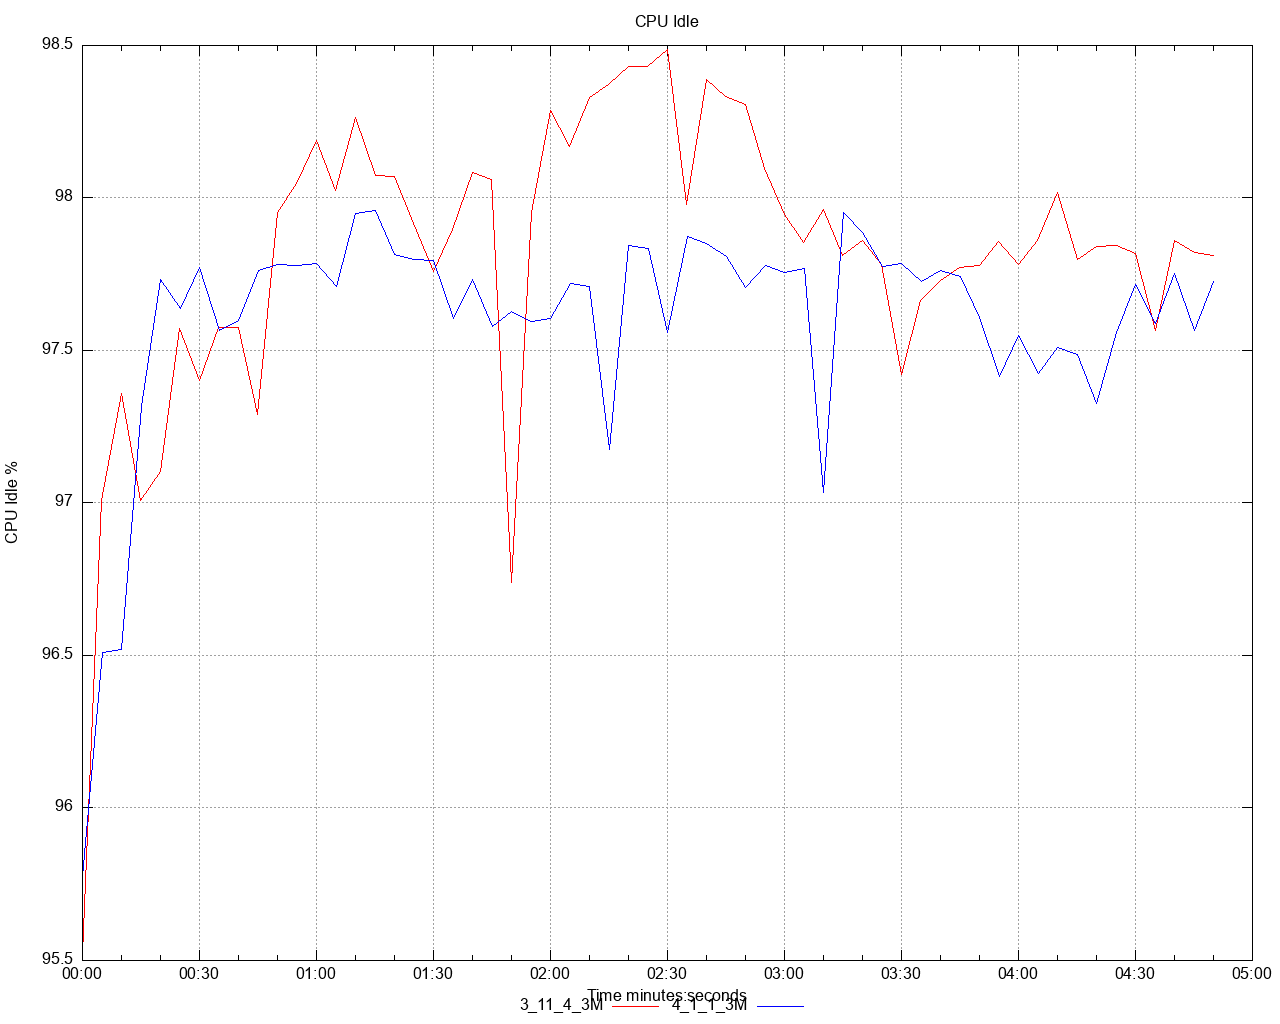

Write gnuplot code to recreate this figure.
set title 'CPU Idle' noenhanced
set style data lines
set datafile separator ","
set terminal png size 1280,1024
set grid
set key below
set xdata time
set timefmt "%s"
offset = 0
t0(x)=(offset=($0==0) ? x : offset, x - offset)
set xlabel 'Time minutes:seconds'
set ylabel 'CPU Idle %'
set output '/Users/ahmet.mircik/simulator/tests/report_3M/dstat/cpu_idle_A1.png'
plot \
   '/Users/ahmet.mircik/simulator/tests/report_3M/data/cpu_idle_A1_1.data' using (t0(timecolumn(1))):2 title "3_11_4_3M" noenhanced lt rgb "red", \
   '/Users/ahmet.mircik/simulator/tests/report_3M/data/cpu_idle_A1_2.data' using (t0(timecolumn(1))):2 title "4_1_1_3M" noenhanced lt rgb "blue", \
